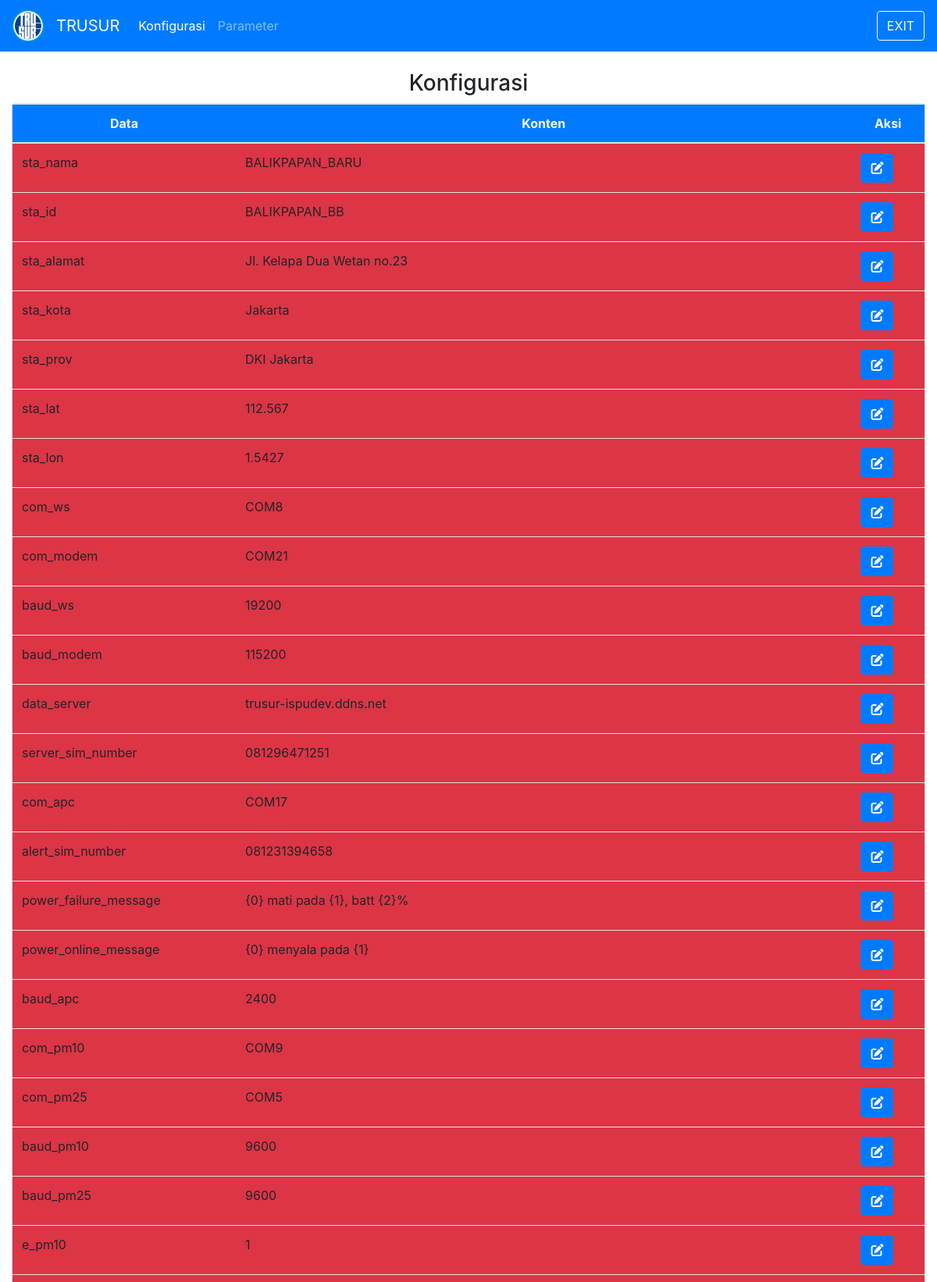
/index.php/konfigurasi (upper part), run on the app's committed database.
### tables this page shows
CREATE TABLE IF NOT EXISTS `aqm_configuration` (
  `id` int(11) NOT NULL AUTO_INCREMENT,
  `data` varchar(50) DEFAULT NULL,
  `content` varchar(200) DEFAULT NULL,
  `is_view` smallint DEFAULT NULL,
  PRIMARY KEY (`id`)
);

### application/libraries/Temp_frontend.php (called while the page is built)
<?php
Class Temp_frontend{
	var $template_data = array();
	function set($name, $value){
		$this->template_data[$name] = $value;
	}
	function load($temp_frontend = '', $view = '', $view_data = array(), $return = FALSE){
		$this->CI =& get_instance();
		$this->set('contents', $this->CI->load->view($view, $view_data, TRUE));
		return $this->CI->load->view($temp_frontend, $this->template_data, $return);
	}
}

### application/controllers/Konfigurasi.php (called while the page is built, shortened)
<?php
class Konfigurasi extends CI_Controller {
	public function index()
	{
		$data['title'] = 'List Konfigurasi';
		$data['alldata'] = $this->konfigurasi_m->getDataKonfigurasi();
		$this->temp_frontend->load('master/theme/theme', 'master/konfigurasi/konfigurasi', $data);
	}
}

### index.php (called while the page is built, shortened)
<?php
require_once BASEPATH.'core/CodeIgniter.php';

### application/models/Konfigurasi_m.php (called while the page is built, shortened)
<?php
class Konfigurasi_m extends CI_Model {
	public function getDataKonfigurasi($id = FALSE){
		if($id === FALSE){
			$this->db->order_by('id', 'ASC');
			$query = $this->db->get('aqm_configuration');
			return $query->result_array();
		}
		$query = $this->db->get_where('aqm_configuration', array('id' => $id));
		return $query->row_array();
	}
}

### application/views/master/konfigurasi/konfigurasi.php (the view)
<div class="container-fluid">
  <br>
  <h3 class="text-center">Konfigurasi</h3>
  <div class="card">
  	<div class="row" style="padding-bottom: 50px;">
  		<div class="col-sm">
  			<div class="table-responsive">
		        <table class="table">
		          <tr class="bg-primary text-center text-light">
		            <th>Data</th>
                <th>Konten</th>
                <th>Aksi</th>
              </tr>
		          <tbody>
		          <?php foreach($alldata as $data) : ?>
		          <tr>
		            <td class="<?php if(empty($data['is_view'])) { ?>bg-danger <?php } ?>"><?= $data['data']; ?></td>
                <td class="<?php if(empty($data['is_view'])) { ?>bg-danger <?php } ?>"><?= $data['content']; ?></td>
                <td class="<?php if(empty($data['is_view'])) { ?>bg-danger <?php } ?>">
                  <a href="<?= site_url('/konfigurasi/edit/'.$data['id']) ?>" class="btn btn-primary"><i class="fas fa-edit"></i></a>
                </td>
		          </tr>
		          <?php endforeach ?>
		          </tbody>
		        </table>
		      </div>
  		</div>
  	</div>
  </div>
</div>

### data on the page
aqm_configuration: data "sta_nama", content "BALIKPAPAN_BARU"
aqm_configuration: data "sta_id", content "BALIKPAPAN_BB"
aqm_configuration: data "sta_alamat", content "Jl. Kelapa Dua Wetan no.23"
aqm_configuration: data "sta_kota", content "Jakarta"
aqm_configuration: data "sta_prov", content "DKI Jakarta"
aqm_configuration: data "sta_lat", content "112.567"
aqm_configuration: data "sta_lon", content "1.5427"
aqm_configuration: data "com_ws", content "COM8"
aqm_configuration: data "com_modem", content "COM21"
aqm_configuration: data "baud_ws", content "19200"
aqm_configuration: data "baud_modem", content "115200"
aqm_configuration: data "data_server", content "trusur-ispudev.ddns.net"
aqm_configuration: data "server_sim_number", content "081296471251"
aqm_configuration: data "com_apc", content "COM17"
aqm_configuration: data "alert_sim_number", content "081231394658"
aqm_configuration: data "power_failure_message", content "{0} mati pada {1}, batt {2}%"
aqm_configuration: data "power_online_message", content "{0} menyala pada {1}"
aqm_configuration: data "baud_apc", content "2400"
aqm_configuration: data "com_pm10", content "COM9"
aqm_configuration: data "com_pm25", content "COM5"
aqm_configuration: data "baud_pm10", content "9600"
aqm_configuration: data "baud_pm25", content "9600"
aqm_configuration: data "e_pm10", content "1"
